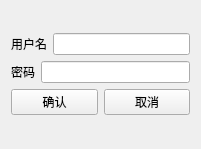
<?xml version="1.0" encoding="UTF-8"?>
<ui version="4.0">
 <class>ChangeAdminInformation</class>
 <widget class="QWidget" name="ChangeAdminInformation">
  <property name="geometry">
   <rect>
    <x>0</x>
    <y>0</y>
    <width>201</width>
    <height>149</height>
   </rect>
  </property>
  <property name="windowTitle">
   <string>ChangeAdminInformation</string>
  </property>
  <property name="windowIcon">
   <iconset>
    <normaloff>images/修改信息.png</normaloff>images/修改信息.png</iconset>
  </property>
  <layout class="QGridLayout" name="gridLayout">
   <item row="0" column="0">
    <layout class="QVBoxLayout" name="verticalLayout">
     <item>
      <layout class="QHBoxLayout" name="horizontalLayout">
       <item>
        <widget class="QLabel" name="usernameLabel">
         <property name="text">
          <string>用户名</string>
         </property>
        </widget>
       </item>
       <item>
        <widget class="QLineEdit" name="usernameEdit"/>
       </item>
      </layout>
     </item>
     <item>
      <layout class="QHBoxLayout" name="horizontalLayout_2">
       <item>
        <widget class="QLabel" name="passwordLabel">
         <property name="text">
          <string>密码</string>
         </property>
        </widget>
       </item>
       <item>
        <widget class="QLineEdit" name="passwordEdit"/>
       </item>
      </layout>
     </item>
     <item>
      <layout class="QHBoxLayout" name="horizontalLayout_3">
       <item>
        <widget class="QPushButton" name="OK">
         <property name="text">
          <string>确认</string>
         </property>
        </widget>
       </item>
       <item>
        <widget class="QPushButton" name="NO">
         <property name="text">
          <string>取消</string>
         </property>
        </widget>
       </item>
      </layout>
     </item>
    </layout>
   </item>
  </layout>
 </widget>
 <layoutdefault spacing="6" margin="11"/>
 <resources/>
 <connections/>
</ui>
